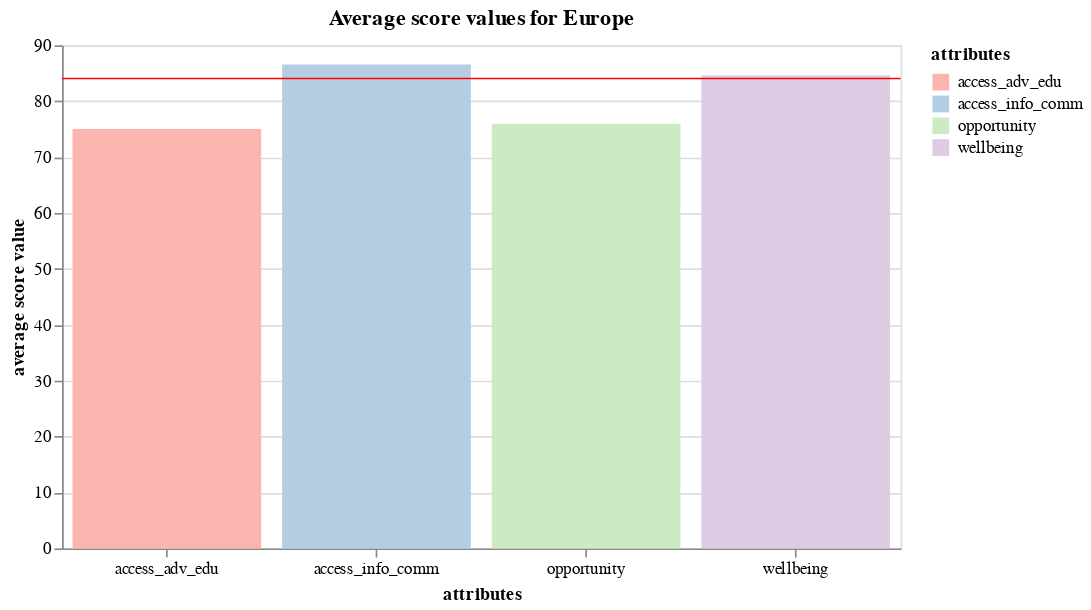

Here is the notebook cell this chart was saved with:
### Code cell
chart.configure_axis(labelAngle=0)

### Figure 1 — Vega-Lite specification as saved in the notebook (floating-point values rounded to 4 significant figures)
{"config": {"view": {"continuousWidth": 300, "continuousHeight": 300}, "axis": {"labelAngle": 0}}, "layer": [{"data": {"name": "data-690761e8cfc5a229abcc20b7b6934732"}, "mark": {"type": "bar"}, "encoding": {"color": {"field": "attributes", "scale": {"range": ["#FBB4AE", "#B3CDE3", "#CCEBC5", "#DECBE4", "#FED9A6"]}, "type": "nominal"}, "tooltip": [{"field": "attributes", "type": "nominal"}, {"field": "avg_value", "type": "quantitative"}], "x": {"field": "attributes", "type": "nominal"}, "y": {"axis": {"title": "average score value"}, "field": "avg_value", "scale": {"domain": [0, 90]}, "type": "quantitative"}}, "title": "Average score values for Europe"}, {"data": {"name": "data-cc8a3cc222b481287fe90f4d37057206"}, "mark": {"type": "rule", "color": "red"}, "encoding": {"tooltip": [{"field": "mean_energy", "format": ".2f", "type": "quantitative"}], "y": {"field": "mean_spi_score", "type": "quantitative"}}}], "height": 300, "width": 500, "$schema": "https://vega.github.io/schema/vega-lite/v5.20.1.json", "datasets": {"data-690761e8cfc5a229abcc20b7b6934732": [{"attributes": "access_info_comm", "avg_value": 86.56}, {"attributes": "wellbeing", "avg_value": 84.66}, {"attributes": "opportunity", "avg_value": 75.97}, {"attributes": "access_adv_edu", "avg_value": 75.02}], "data-cc8a3cc222b481287fe90f4d37057206": [{"mean_spi_score": 84.06}]}}
